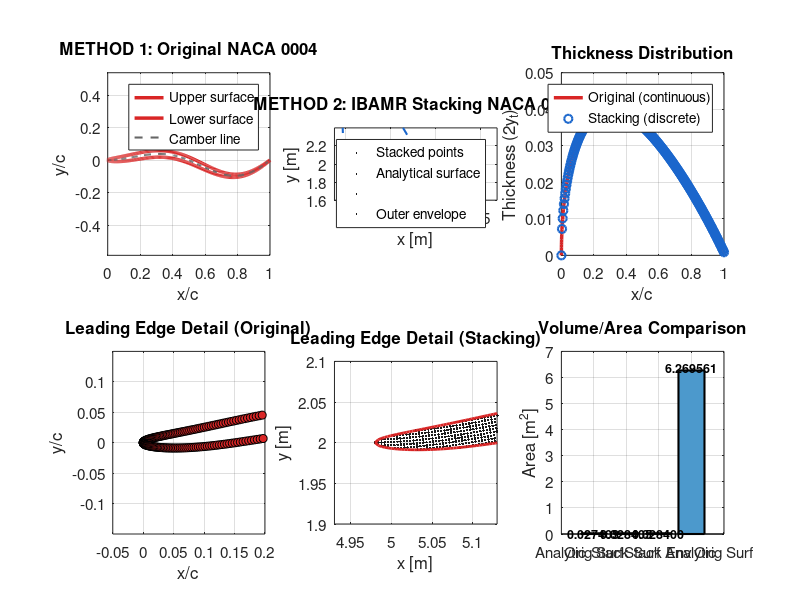

Write the MATLAB code that produced this figure. (Note: this script raises an error after producing the figure.)
%% ================================================================
%  NACA Airfoil Method Comparison
%  Compares:
%      METHOD 1: Original NACA 4-digit formulation (Standard Textbook)
%      METHOD 2: IBAMR Perpendicular Stacking Method (Current Implementation)
%
%  Reference: Standard NACA airfoil equations
%  - NACA 4-digit series thickness distribution
%  - Symmetric airfoils (00xx series)
%  - Perpendicular offset from camber line
%
%  Output:
%  - Side-by-side comparison plots
%  - Detailed geometric analysis
%  - Volume/area verification
%  - Point distribution analysis
% ================================================================

clear; clc; close all;

%% ---------------- Configuration ----------------
save_plots = true;
plot_dir = fullfile(pwd, 'comparison_plots');
if save_plots && ~exist(plot_dir, 'dir')
    mkdir(plot_dir);
end

%% ---------------- Thickness Set ----------------
thickness_list = [0.04, 0.08, 0.12, 0.16, 0.20, 0.24];

%% ---------------- NACA 4-digit Coefficients ----------------
% Standard NACA thickness distribution coefficients
a0 =  0.2969;
a1 = -0.1260;
a2 = -0.3516;
a3 =  0.2843;
a4 = -0.1015;  % closed trailing edge

%% ---------------- Chord and Discretization ----------------
L = 1.0;  % chord length [m]

% High-resolution for original method (continuous surface)
Nx_original = 256;

% IBAMR stacking parameters (matching manuscript)
domain_x = 10.0 * L;
domain_y = 4.0 * L;
coarse_patch_x = 40;
coarse_patch_y = 16;
MAX_LEVELS = 4;
REF_RATIO = 4;

dx_coarse = domain_x / coarse_patch_x;
dy_coarse = domain_y / coarse_patch_y;
dx_fine = dx_coarse / (REF_RATIO^(MAX_LEVELS-1));
dy_fine = dy_coarse / (REF_RATIO^(MAX_LEVELS-1));
ds = dx_fine;  % layer spacing for stacking

Nx_stack = max(128, ceil(L / dx_fine));

%% ---------------- Camber Line (Manuscript) ----------------
Amax = 0.125;
use_midline = true;

%% ---------------- Placement Parameters ----------------
Xcenter = domain_x/2 + 0.48;
Ycenter = domain_y/2;

%% ---------------- Comparison Table Storage ----------------
comparison_table = [];

fprintf('\n');
fprintf('================================================================\n');
fprintf('  NACA Airfoil Method Comparison\n');
fprintf('================================================================\n\n');
fprintf('METHOD 1: Original NACA (Continuous Surface)\n');
fprintf('  - Standard textbook formulation\n');
fprintf('  - Perpendicular thickness distribution from camber line\n');
fprintf('  - Nx = %d points\n\n', Nx_original);
fprintf('METHOD 2: IBAMR Stacking (Discrete Layers)\n');
fprintf('  - Perpendicular stacking with ds = %.6e\n', ds);
fprintf('  - IBAMR-style layering (j=0..k)\n');
fprintf('  - Nx = %d chordwise sections\n\n', Nx_stack);
fprintf('================================================================\n\n');

%% ================================================================
%  MAIN COMPARISON LOOP
%% ================================================================
for it = 1:length(thickness_list)
    t = thickness_list(it);
    tag = sprintf('%04d', round(100*t));

    fprintf('Processing NACA %s (t = %.2f)...\n', tag, t);

    %% ============================================================
    %  METHOD 1: Original NACA Formulation
    %% ============================================================

    % Chordwise parametric coordinate (non-uniform, clustered at LE)
    beta = linspace(0, pi, Nx_original);
    x_orig = 0.5 * (1 - cos(beta));  % cosine clustering

    % Camber line
    if use_midline
        y_camber_orig = Amax * ((x_orig + 0.03125)/1.03125) .* sin(2*pi*x_orig);
        dyc_dx_orig = Amax * ( (1/1.03125)*sin(2*pi*x_orig) + ...
                              ((x_orig + 0.03125)/1.03125).*(2*pi*cos(2*pi*x_orig)) );
    else
        y_camber_orig = zeros(size(x_orig));
        dyc_dx_orig = zeros(size(x_orig));
    end

    % Thickness distribution
    yt_orig = 5 * t * ( a0*sqrt(x_orig) + a1*x_orig + a2*x_orig.^2 + ...
                        a3*x_orig.^3 + a4*x_orig.^4 );
    yt_orig = max(yt_orig, 0);

    % Perpendicular offset angle
    theta_orig = atan(dyc_dx_orig);

    % Upper and lower surfaces (perpendicular to camber line)
    xu_orig = x_orig - yt_orig .* sin(theta_orig);
    yu_orig = y_camber_orig + yt_orig .* cos(theta_orig);

    xl_orig = x_orig + yt_orig .* sin(theta_orig);
    yl_orig = y_camber_orig - yt_orig .* cos(theta_orig);

    % Analytical area (exact NACA formula)
    Vf_analytic_orig = trapz(x_orig, 2.0 * yt_orig);

    % Surface polygon area
    px_orig = [xu_orig, fliplr(xl_orig)];
    py_orig = [yu_orig, fliplr(yl_orig)];
    Vf_surface_orig = abs(polyarea(px_orig, py_orig));

    % Number of surface points
    Npts_orig = 2 * Nx_original;

    %% ============================================================
    %  METHOD 2: IBAMR Perpendicular Stacking
    %% ============================================================

    % Uniform chordwise distribution
    x_stack = linspace(0, L, Nx_stack);

    % Storage for all stacked vertices
    Coord_stack = cell(Nx_stack, 2);
    Ntot_stack = 0;

    % Storage for outermost envelope
    xu_stack_env = zeros(1, Nx_stack);
    yu_stack_env = zeros(1, Nx_stack);
    xl_stack_env = zeros(1, Nx_stack);
    yl_stack_env = zeros(1, Nx_stack);

    % Storage for analytical surface on same grid
    xu_stack_surf = zeros(1, Nx_stack);
    yu_stack_surf = zeros(1, Nx_stack);
    xl_stack_surf = zeros(1, Nx_stack);
    yl_stack_surf = zeros(1, Nx_stack);

    max_k = 0;

    for i = 1:Nx_stack
        x_phys = x_stack(i);
        x_norm = min(1.0, x_phys / L);

        % Camber line
        if use_midline
            y_c = Amax * ((x_phys + 0.03125)/1.03125) * sin(2*pi*x_phys);
            dyc_dx = Amax * ( (1/1.03125)*sin(2*pi*x_phys) + ...
                            ((x_phys + 0.03125)/1.03125)*(2*pi*cos(2*pi*x_phys)) );
        else
            y_c = 0.0;
            dyc_dx = 0.0;
        end

        % Thickness
        yt = 5.0 * t * ( a0*sqrt(max(x_norm,0)) + a1*x_norm + ...
                         a2*x_norm^2 + a3*x_norm^3 + a4*x_norm^4 );
        yt = max(yt, 0.0);

        % Normal direction (perpendicular to camber)
        theta = atan(dyc_dx);
        nx = -sin(theta);
        ny = cos(theta);

        % Analytical surface points (for comparison)
        base = [x_phys - 0.5; y_c];
        upp_surf = base + yt * [nx; ny];
        low_surf = base - yt * [nx; ny];
        upp_world = upp_surf + [Xcenter; Ycenter];
        low_world = low_surf + [Xcenter; Ycenter];
        xu_stack_surf(i) = upp_world(1);
        yu_stack_surf(i) = upp_world(2);
        xl_stack_surf(i) = low_world(1);
        yl_stack_surf(i) = low_world(2);

        % Determine number of layers
        k = floor(yt / ds);
        if k > max_k, max_k = k; end

        NumUp = max(1, k+1);
        NumDown = k;

        x_up = zeros(1, NumUp);
        y_up = zeros(1, NumUp);
        x_down = zeros(1, NumDown);
        y_down = zeros(1, NumDown);

        % Stack upper layers (j=0..k)
        for j = 0:(NumUp-1)
            offset = j * ds;
            pt = base + offset * [nx; ny];
            pt_world = pt + [Xcenter; Ycenter];
            x_up(j+1) = pt_world(1);
            y_up(j+1) = pt_world(2);
            Ntot_stack = Ntot_stack + 1;
        end

        % Stack lower layers (j=1..k)
        for j = 1:NumDown
            offset = j * ds;
            pt = base - offset * [nx; ny];
            pt_world = pt + [Xcenter; Ycenter];
            x_down(j) = pt_world(1);
            y_down(j) = pt_world(2);
            Ntot_stack = Ntot_stack + 1;
        end

        % Store all vertices
        Coord_stack{i,1} = [x_up, x_down];
        Coord_stack{i,2} = [y_up, y_down];

        % Outermost envelope
        outer_up = base + k * [nx; ny];
        outer_low = base - k * [nx; ny];
        outer_up_world = outer_up + [Xcenter; Ycenter];
        outer_low_world = outer_low + [Xcenter; Ycenter];
        xu_stack_env(i) = outer_up_world(1);
        yu_stack_env(i) = outer_up_world(2);
        xl_stack_env(i) = outer_low_world(1);
        yl_stack_env(i) = outer_low_world(2);
    end

    % Surface area from analytical surface on stacking grid
    px_stack_surf = [xu_stack_surf, fliplr(xl_stack_surf)];
    py_stack_surf = [yu_stack_surf, fliplr(yl_stack_surf)];
    Vf_surface_stack = abs(polyarea(px_stack_surf, py_stack_surf));

    % Envelope area
    px_stack_env = [xu_stack_env, fliplr(xl_stack_env)];
    py_stack_env = [yu_stack_env, fliplr(yl_stack_env)];
    Vf_envelope_stack = abs(polyarea(px_stack_env, py_stack_env));

    %% ============================================================
    %  COMPUTE DIFFERENCES
    %% ============================================================

    % Area differences
    delta_Vf_orig = abs(Vf_surface_orig - Vf_analytic_orig);
    delta_Vf_stack = abs(Vf_surface_stack - Vf_analytic_orig);
    delta_Vf_env = abs(Vf_envelope_stack - Vf_analytic_orig);

    % Point count ratio
    point_ratio = Ntot_stack / Npts_orig;

    %% ============================================================
    %  STORE COMPARISON DATA
    %% ============================================================

    comparison_table = [comparison_table; struct(...
        't', t, ...
        'Vf_analytic', Vf_analytic_orig, ...
        'Vf_orig_surface', Vf_surface_orig, ...
        'Vf_stack_surface', Vf_surface_stack, ...
        'Vf_stack_envelope', Vf_envelope_stack, ...
        'delta_orig', delta_Vf_orig, ...
        'delta_stack_surf', delta_Vf_stack, ...
        'delta_stack_env', delta_Vf_env, ...
        'Npts_orig', Npts_orig, ...
        'Npts_stack', Ntot_stack, ...
        'point_ratio', point_ratio, ...
        'max_k', max_k)];

    fprintf('  Original Method: %d points, Vf = %.9e, error = %.3e\n', ...
        Npts_orig, Vf_surface_orig, delta_Vf_orig);
    fprintf('  Stacking Method: %d points, Vf = %.9e, error = %.3e\n', ...
        Ntot_stack, Vf_surface_stack, delta_Vf_stack);
    fprintf('  Point ratio: %.2f, max layers: %d\n\n', point_ratio, max_k);

    %% ============================================================
    %  VISUALIZATION
    %% ============================================================

    if save_plots
        fig = figure('Visible', 'off', 'Position', [100 100 1800 1200]);

        % ---- Subplot 1: Original Method (Full Domain) ----
        subplot(2,3,1);
        hold on;
        plot(xu_orig, yu_orig, '-', 'LineWidth', 2.5, 'Color', [0.85 0.15 0.15]);
        plot(xl_orig, yl_orig, '-', 'LineWidth', 2.5, 'Color', [0.85 0.15 0.15]);
        if use_midline
            plot(x_orig, y_camber_orig, '--', 'LineWidth', 1.5, 'Color', [0.4 0.4 0.4]);
        end
        axis equal; grid on; box on;
        xlabel('x/c', 'FontSize', 12);
        ylabel('y/c', 'FontSize', 12);
        title(sprintf('METHOD 1: Original NACA %s', tag), 'FontSize', 14, 'FontWeight', 'bold');
        legend({'Upper surface', 'Lower surface', 'Camber line'}, 'Location', 'best', 'FontSize', 10);
        set(gca, 'FontSize', 11);

        % ---- Subplot 2: Stacking Method (Full Domain) ----
        subplot(2,3,2);
        hold on;
        % Plot all stacked points
        for i = 1:Nx_stack
            plot(Coord_stack{i,1}, Coord_stack{i,2}, '.', 'MarkerSize', 4, 'Color', [0.1 0.1 0.1]);
        end
        % Analytical surface overlay
        plot(xu_stack_surf, yu_stack_surf, '-', 'LineWidth', 2.0, 'Color', [0.85 0.15 0.15]);
        plot(xl_stack_surf, yl_stack_surf, '-', 'LineWidth', 2.0, 'Color', [0.85 0.15 0.15]);
        % Envelope
        plot(xu_stack_env, yu_stack_env, '--', 'LineWidth', 1.5, 'Color', [0.1 0.4 0.8]);
        plot(xl_stack_env, yl_stack_env, '--', 'LineWidth', 1.5, 'Color', [0.1 0.4 0.8]);
        axis equal; grid on; box on;
        xlabel('x [m]', 'FontSize', 12);
        ylabel('y [m]', 'FontSize', 12);
        title(sprintf('METHOD 2: IBAMR Stacking NACA %s', tag), 'FontSize', 14, 'FontWeight', 'bold');
        legend({'Stacked points', 'Analytical surface', '', 'Outer envelope'}, 'Location', 'best', 'FontSize', 10);
        xlim([Xcenter-0.6 Xcenter+1.2]);
        ylim([Ycenter-0.4 Ycenter+0.4]);
        set(gca, 'FontSize', 11);

        % ---- Subplot 3: Leading Edge Detail (Original) ----
        subplot(2,3,4);
        hold on;
        plot(xu_orig, yu_orig, '-', 'LineWidth', 2.5, 'Color', [0.85 0.15 0.15]);
        plot(xl_orig, yl_orig, '-', 'LineWidth', 2.5, 'Color', [0.85 0.15 0.15]);
        plot(xu_orig, yu_orig, 'o', 'MarkerSize', 6, 'MarkerFaceColor', [0.85 0.15 0.15], ...
            'MarkerEdgeColor', 'k', 'LineWidth', 0.5);
        plot(xl_orig, yl_orig, 'o', 'MarkerSize', 6, 'MarkerFaceColor', [0.85 0.15 0.15], ...
            'MarkerEdgeColor', 'k', 'LineWidth', 0.5);
        axis equal; grid on; box on;
        xlabel('x/c', 'FontSize', 12);
        ylabel('y/c', 'FontSize', 12);
        title('Leading Edge Detail (Original)', 'FontSize', 13, 'FontWeight', 'bold');
        xlim([-0.05 0.2]);
        ylim([-0.15 0.15]);
        set(gca, 'FontSize', 11);

        % ---- Subplot 4: Leading Edge Detail (Stacking) ----
        subplot(2,3,5);
        hold on;
        for i = 1:Nx_stack
            plot(Coord_stack{i,1}, Coord_stack{i,2}, '.', 'MarkerSize', 6, 'Color', [0.1 0.1 0.1]);
        end
        plot(xu_stack_surf, yu_stack_surf, '-', 'LineWidth', 2.0, 'Color', [0.85 0.15 0.15]);
        plot(xl_stack_surf, yl_stack_surf, '-', 'LineWidth', 2.0, 'Color', [0.85 0.15 0.15]);
        axis equal; grid on; box on;
        xlabel('x [m]', 'FontSize', 12);
        ylabel('y [m]', 'FontSize', 12);
        title('Leading Edge Detail (Stacking)', 'FontSize', 13, 'FontWeight', 'bold');
        xlim([Xcenter-0.55 Xcenter-0.35]);
        ylim([Ycenter-0.1 Ycenter+0.1]);
        set(gca, 'FontSize', 11);

        % ---- Subplot 5: Thickness Distribution Comparison ----
        subplot(2,3,3);
        hold on;
        plot(x_orig, 2*yt_orig, '-', 'LineWidth', 2.5, 'Color', [0.85 0.15 0.15]);
        yt_stack_vec = zeros(1, Nx_stack);
        for i = 1:Nx_stack
            x_norm = min(1.0, x_stack(i) / L);
            yt_stack_vec(i) = 5.0 * t * ( a0*sqrt(max(x_norm,0)) + a1*x_norm + ...
                                          a2*x_norm^2 + a3*x_norm^3 + a4*x_norm^4 );
        end
        plot(x_stack, 2*yt_stack_vec, 'o', 'MarkerSize', 6, 'LineWidth', 1.5, 'Color', [0.1 0.4 0.8]);
        grid on; box on;
        xlabel('x/c', 'FontSize', 12);
        ylabel('Thickness (2y_t)', 'FontSize', 12);
        title('Thickness Distribution', 'FontSize', 13, 'FontWeight', 'bold');
        legend({'Original (continuous)', 'Stacking (discrete)'}, 'Location', 'best', 'FontSize', 10);
        set(gca, 'FontSize', 11);

        % ---- Subplot 6: Area Comparison ----
        subplot(2,3,6);
        hold on;
        bar_data = [Vf_analytic_orig, Vf_surface_orig, Vf_surface_stack, Vf_envelope_stack];
        bar(bar_data, 'FaceColor', [0.3 0.6 0.8], 'EdgeColor', 'k', 'LineWidth', 1.5);
        set(gca, 'XTickLabel', {'Analytic', 'Orig Surf', 'Stack Surf', 'Stack Env'});
        ylabel('Area [m^2]', 'FontSize', 12);
        title('Volume/Area Comparison', 'FontSize', 13, 'FontWeight', 'bold');
        grid on; box on;
        xtickangle(45);
        set(gca, 'FontSize', 11);

        % Add text annotations
        for i = 1:length(bar_data)
            text(i, bar_data(i)*1.02, sprintf('%.6f', bar_data(i)), ...
                'HorizontalAlignment', 'center', 'FontSize', 9, 'FontWeight', 'bold');
        end

        % Overall title
        sgtitle(sprintf('NACA %s Airfoil Method Comparison (t = %.2f)', tag, t), ...
            'FontSize', 16, 'FontWeight', 'bold');

        % Save figure
        outname = fullfile(plot_dir, sprintf('comparison_NACA%s.png', tag));
        exportgraphics(fig, outname, 'Resolution', 300);
        close(fig);
        fprintf('  Saved: %s\n\n', outname);
    end
end

%% ================================================================
%  PRINT COMPREHENSIVE COMPARISON TABLE
%% ================================================================

fprintf('\n================================================================\n');
fprintf('  COMPREHENSIVE COMPARISON TABLE\n');
fprintf('================================================================\n\n');

fprintf('Part 1: Volume/Area Analysis\n');
fprintf('-----------------------------------------------------------------------------------\n');
fprintf('  t     Vf_analytic      Vf_orig         Vf_stack_surf   Vf_stack_env\n');
fprintf('-----------------------------------------------------------------------------------\n');
for i = 1:length(comparison_table)
    r = comparison_table(i);
    fprintf('%5.2f   %13.9e   %13.9e   %13.9e   %13.9e\n', ...
        r.t, r.Vf_analytic, r.Vf_orig_surface, r.Vf_stack_surface, r.Vf_stack_envelope);
end
fprintf('-----------------------------------------------------------------------------------\n\n');

fprintf('Part 2: Error Analysis\n');
fprintf('-------------------------------------------------------------------------\n');
fprintf('  t     Error_orig       Error_stack     Error_env       Error_ratio\n');
fprintf('-------------------------------------------------------------------------\n');
for i = 1:length(comparison_table)
    r = comparison_table(i);
    err_ratio = r.delta_stack_surf / (r.delta_orig + eps);
    fprintf('%5.2f   %13.6e   %13.6e   %13.6e   %10.3f\n', ...
        r.t, r.delta_orig, r.delta_stack_surf, r.delta_stack_env, err_ratio);
end
fprintf('-------------------------------------------------------------------------\n\n');

fprintf('Part 3: Computational Efficiency\n');
fprintf('---------------------------------------------------------------\n');
fprintf('  t     Npts_orig   Npts_stack   Point_ratio   Max_layers\n');
fprintf('---------------------------------------------------------------\n');
for i = 1:length(comparison_table)
    r = comparison_table(i);
    fprintf('%5.2f   %8d   %10d   %11.2f   %10d\n', ...
        r.t, r.Npts_orig, r.Npts_stack, r.point_ratio, r.max_k);
end
fprintf('---------------------------------------------------------------\n\n');

%% ================================================================
%  KEY FINDINGS SUMMARY
%% ================================================================

fprintf('================================================================\n');
fprintf('  KEY FINDINGS\n');
fprintf('================================================================\n\n');

avg_error_orig = mean([comparison_table.delta_orig]);
avg_error_stack = mean([comparison_table.delta_stack_surf]);
avg_point_ratio = mean([comparison_table.point_ratio]);

fprintf('1. ACCURACY:\n');
fprintf('   - Original method avg error:  %.6e\n', avg_error_orig);
fprintf('   - Stacking method avg error:  %.6e\n', avg_error_stack);
fprintf('   - Relative accuracy: %.2f%%\n\n', (avg_error_stack/avg_error_orig)*100);

fprintf('2. COMPUTATIONAL COST:\n');
fprintf('   - Average point ratio (stack/orig): %.2f\n', avg_point_ratio);
fprintf('   - Stacking uses ~%.0f%% more points on average\n\n', (avg_point_ratio-1)*100);

fprintf('3. METHOD CHARACTERISTICS:\n');
fprintf('   Original Method:\n');
fprintf('     + Smooth continuous surface representation\n');
fprintf('     + Direct implementation of NACA equations\n');
fprintf('     + Minimal points for surface definition\n');
fprintf('     - No internal structure for fluid coupling\n\n');
fprintf('   Stacking Method:\n');
fprintf('     + Full 3D volume representation (IBAMR compatible)\n');
fprintf('     + Internal layers for fluid-structure interaction\n');
fprintf('     + Mesh-adaptive (ds = dx_fine)\n');
fprintf('     - Higher point count\n');
fprintf('     - Discretization-dependent accuracy\n\n');

fprintf('================================================================\n');
fprintf('DONE. Comparison complete.\n');
fprintf('Plots saved to: %s\n', plot_dir);
fprintf('================================================================\n\n');
